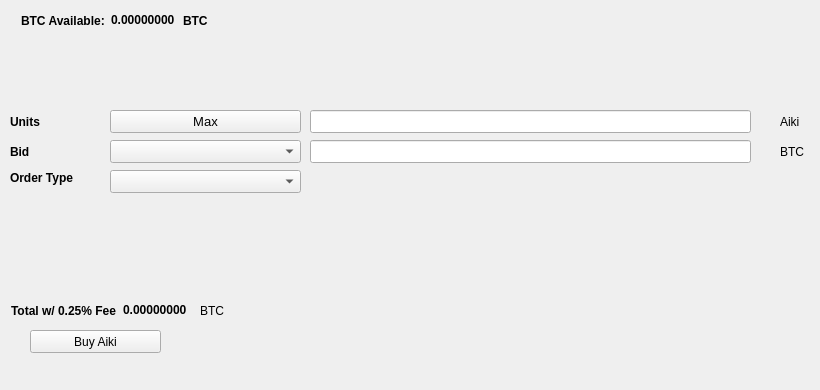
   <widget class="QWidget" name="BuyTab">
    <attribute name="title">
     <string>Buy</string>
    </attribute>
    <widget class="QPushButton" name="BuyAiki">
     <property name="geometry">
      <rect>
       <x>30</x>
       <y>330</y>
       <width>131</width>
       <height>23</height>
      </rect>
     </property>
     <property name="text">
      <string>Buy Aiki</string>
     </property>
     <property name="icon">
      <iconset resource="../aiki.qrc">
       <normaloff>:/icons/bitcoin</normaloff>:/icons/bitcoin</iconset>
     </property>
    </widget>
    <widget class="QLabel" name="label_3">
     <property name="geometry">
      <rect>
       <x>10</x>
       <y>110</y>
       <width>46</width>
       <height>23</height>
      </rect>
     </property>
     <property name="font">
      <font>
       <weight>75</weight>
       <bold>true</bold>
      </font>
     </property>
     <property name="text">
      <string>Units</string>
     </property>
    </widget>
    <widget class="QLineEdit" name="UnitsInput">
     <property name="geometry">
      <rect>
       <x>310</x>
       <y>110</y>
       <width>441</width>
       <height>23</height>
      </rect>
     </property>
     <property name="font">
      <font>
       <pointsize>9</pointsize>
       <weight>75</weight>
       <bold>true</bold>
      </font>
     </property>
    </widget>
    <widget class="QLineEdit" name="BuyBidPriceEdit">
     <property name="geometry">
      <rect>
       <x>310</x>
       <y>140</y>
       <width>441</width>
       <height>23</height>
      </rect>
     </property>
     <property name="font">
      <font>
       <pointsize>9</pointsize>
       <weight>75</weight>
       <bold>true</bold>
      </font>
     </property>
    </widget>
    <widget class="QLabel" name="label_4">
     <property name="geometry">
      <rect>
       <x>780</x>
       <y>110</y>
       <width>31</width>
       <height>23</height>
      </rect>
     </property>
     <property name="text">
      <string>Aiki</string>
     </property>
    </widget>
    <widget class="QLabel" name="label_5">
     <property name="geometry">
      <rect>
       <x>780</x>
       <y>140</y>
       <width>31</width>
       <height>23</height>
      </rect>
     </property>
     <property name="text">
      <string>BTC</string>
     </property>
    </widget>
    <widget class="QLabel" name="label_6">
     <property name="geometry">
      <rect>
       <x>10</x>
       <y>140</y>
       <width>46</width>
       <height>23</height>
      </rect>
     </property>
     <property name="font">
      <font>
       <weight>75</weight>
       <bold>true</bold>
      </font>
     </property>
     <property name="text">
      <string>Bid</string>
     </property>
    </widget>
    <widget class="QLabel" name="label_7">
     <property name="geometry">
      <rect>
       <x>10</x>
       <y>170</y>
       <width>91</width>
       <height>16</height>
      </rect>
     </property>
     <property name="font">
      <font>
       <weight>75</weight>
       <bold>true</bold>
      </font>
     </property>
     <property name="text">
      <string>Order Type</string>
     </property>
    </widget>
    <widget class="QPushButton" name="Buy_Max_Amount">
     <property name="geometry">
      <rect>
       <x>110</x>
       <y>110</y>
       <width>191</width>
       <height>23</height>
      </rect>
     </property>
     <property name="font">
      <font>
       <pointsize>10</pointsize>
      </font>
     </property>
     <property name="text">
      <string>Max</string>
     </property>
    </widget>
    <widget class="QComboBox" name="BuyBidcomboBox">
     <property name="geometry">
      <rect>
       <x>110</x>
       <y>140</y>
       <width>191</width>
       <height>23</height>
      </rect>
     </property>
     <property name="font">
      <font>
       <pointsize>10</pointsize>
      </font>
     </property>
    </widget>
    <widget class="QComboBox" name="buyOrdertypeCombo">
     <property name="geometry">
      <rect>
       <x>110</x>
       <y>170</y>
       <width>191</width>
       <height>23</height>
      </rect>
     </property>
     <property name="font">
      <font>
       <pointsize>10</pointsize>
      </font>
     </property>
    </widget>
    <widget class="QWidget" name="layoutWidget1">
     <property name="geometry">
      <rect>
       <x>21</x>
       <y>11</y>
       <width>227</width>
       <height>19</height>
      </rect>
     </property>
     <layout class="QHBoxLayout" name="horizontalLayout_3">
      <item>
       <widget class="QLabel" name="label232">
        <property name="font">
         <font>
          <weight>75</weight>
          <bold>true</bold>
         </font>
        </property>
        <property name="text">
         <string>BTC Available:</string>
        </property>
       </widget>
      </item>
      <item>
       <widget class="QLabel" name="BtcAvailableLbl">
        <property name="palette">
         <palette>
          <active>
           <colorrole role="WindowText">
            <brush brushstyle="SolidPattern">
             <color alpha="255">
              <red>0</red>
              <green>0</green>
              <blue>0</blue>
             </color>
            </brush>
           </colorrole>
           <colorrole role="Button">
            <brush brushstyle="SolidPattern">
             <color alpha="255">
              <red>0</red>
              <green>170</green>
              <blue>0</blue>
             </color>
            </brush>
           </colorrole>
           <colorrole role="Light">
            <brush brushstyle="SolidPattern">
             <color alpha="255">
              <red>0</red>
              <green>255</green>
              <blue>0</blue>
             </color>
            </brush>
           </colorrole>
           <colorrole role="Midlight">
            <brush brushstyle="SolidPattern">
             <color alpha="255">
              <red>0</red>
              <green>212</green>
              <blue>0</blue>
             </color>
            </brush>
           </colorrole>
           <colorrole role="Dark">
            <brush brushstyle="SolidPattern">
             <color alpha="255">
              <red>0</red>
              <green>85</green>
              <blue>0</blue>
             </color>
            </brush>
           </colorrole>
           <colorrole role="Mid">
            <brush brushstyle="SolidPattern">
             <color alpha="255">
              <red>0</red>
              <green>113</green>
              <blue>0</blue>
             </color>
            </brush>
           </colorrole>
           <colorrole role="Text">
            <brush brushstyle="SolidPattern">
             <color alpha="255">
              <red>0</red>
              <green>170</green>
              <blue>0</blue>
             </color>
            </brush>
           </colorrole>
           <colorrole role="BrightText">
            <brush brushstyle="SolidPattern">
             <color alpha="255">
              <red>255</red>
              <green>255</green>
              <blue>255</blue>
             </color>
            </brush>
           </colorrole>
           <colorrole role="ButtonText">
            <brush brushstyle="SolidPattern">
             <color alpha="255">
              <red>0</red>
              <green>0</green>
              <blue>0</blue>
             </color>
            </brush>
           </colorrole>
           <colorrole role="Base">
            <brush brushstyle="SolidPattern">
             <color alpha="255">
              <red>255</red>
              <green>255</green>
              <blue>255</blue>
             </color>
            </brush>
           </colorrole>
           <colorrole role="Window">
            <brush brushstyle="SolidPattern">
             <color alpha="255">
              <red>0</red>
              <green>170</green>
              <blue>0</blue>
             </color>
            </brush>
           </colorrole>
           <colorrole role="Shadow">
            <brush brushstyle="SolidPattern">
             <color alpha="255">
              <red>0</red>
              <green>0</green>
              <blue>0</blue>
             </color>
            </brush>
           </colorrole>
           <colorrole role="AlternateBase">
            <brush brushstyle="SolidPattern">
             <color alpha="255">
              <red>127</red>
              <green>212</green>
              <blue>127</blue>
             </color>
            </brush>
           </colorrole>
           <colorrole role="ToolTipBase">
            <brush brushstyle="SolidPattern">
             <color alpha="255">
              <red>255</red>
              <green>255</green>
              <blue>220</blue>
             </color>
            </brush>
           </colorrole>
           <colorrole role="ToolTipText">
            <brush brushstyle="SolidPattern">
             <color alpha="255">
              <red>0</red>
              <green>0</green>
              <blue>0</blue>
             </color>
            </brush>
           </colorrole>
          </active>
          <inactive>
           <colorrole role="WindowText">
            <brush brushstyle="SolidPattern">
             <color alpha="255">
              <red>0</red>
              <green>0</green>
              <blue>0</blue>
             </color>
            </brush>
           </colorrole>
           <colorrole role="Button">
            <brush brushstyle="SolidPattern">
             <color alpha="255">
              <red>0</red>
              <green>170</green>
              <blue>0</blue>
             </color>
            </brush>
           </colorrole>
           <colorrole role="Light">
            <brush brushstyle="SolidPattern">
             <color alpha="255">
              <red>0</red>
              <green>255</green>
              <blue>0</blue>
             </color>
            </brush>
           </colorrole>
           <colorrole role="Midlight">
            <brush brushstyle="SolidPattern">
             <color alpha="255">
              <red>0</red>
              <green>212</green>
              <blue>0</blue>
             </color>
            </brush>
           </colorrole>
           <colorrole role="Dark">
            <brush brushstyle="SolidPattern">
             <color alpha="255">
              <red>0</red>
              <green>85</green>
              <blue>0</blue>
             </color>
            </brush>
           </colorrole>
           <colorrole role="Mid">
            <brush brushstyle="SolidPattern">
             <color alpha="255">
              <red>0</red>
              <green>113</green>
              <blue>0</blue>
             </color>
            </brush>
           </colorrole>
           <colorrole role="Text">
            <brush brushstyle="SolidPattern">
             <color alpha="255">
              <red>0</red>
              <green>170</green>
              <blue>0</blue>
             </color>
            </brush>
           </colorrole>
           <colorrole role="BrightText">
            <brush brushstyle="SolidPattern">
             <color alpha="255">
              <red>255</red>
              <green>255</green>
              <blue>255</blue>
             </color>
            </brush>
           </colorrole>
           <colorrole role="ButtonText">
            <brush brushstyle="SolidPattern">
             <color alpha="255">
              <red>0</red>
              <green>0</green>
              <blue>0</blue>
             </color>
            </brush>
           </colorrole>
           <colorrole role="Base">
            <brush brushstyle="SolidPattern">
             <color alpha="255">
              <red>255</red>
              <green>255</green>
              <blue>255</blue>
             </color>
            </brush>
           </colorrole>
           <colorrole role="Window">
            <brush brushstyle="SolidPattern">
             <color alpha="255">
              <red>0</red>
              <green>170</green>
              <blue>0</blue>
             </color>
            </brush>
           </colorrole>
           <colorrole role="Shadow">
            <brush brushstyle="SolidPattern">
             <color alpha="255">
              <red>0</red>
              <green>0</green>
              <blue>0</blue>
             </color>
            </brush>
           </colorrole>
           <colorrole role="AlternateBase">
            <brush brushstyle="SolidPattern">
             <color alpha="255">
              <red>127</red>
              <green>212</green>
              <blue>127</blue>
             </color>
            </brush>
           </colorrole>
           <colorrole role="ToolTipBase">
            <brush brushstyle="SolidPattern">
             <color alpha="255">
              <red>255</red>
              <green>255</green>
              <blue>220</blue>
             </color>
            </brush>
           </colorrole>
           <colorrole role="ToolTipText">
            <brush brushstyle="SolidPattern">
             <color alpha="255">
              <red>0</red>
              <green>0</green>
              <blue>0</blue>
             </color>
            </brush>
           </colorrole>
          </inactive>
          <disabled>
           <colorrole role="WindowText">
            <brush brushstyle="SolidPattern">
             <color alpha="255">
              <red>0</red>
              <green>85</green>
              <blue>0</blue>
             </color>
            </brush>
           </colorrole>
           <colorrole role="Button">
            <brush brushstyle="SolidPattern">
             <color alpha="255">
              <red>0</red>
              <green>170</green>
              <blue>0</blue>
             </color>
            </brush>
           </colorrole>
           <colorrole role="Light">
            <brush brushstyle="SolidPattern">
             <color alpha="255">
              <red>0</red>
              <green>255</green>
              <blue>0</blue>
             </color>
            </brush>
           </colorrole>
           <colorrole role="Midlight">
            <brush brushstyle="SolidPattern">
             <color alpha="255">
              <red>0</red>
              <green>212</green>
              <blue>0</blue>
             </color>
            </brush>
           </colorrole>
           <colorrole role="Dark">
            <brush brushstyle="SolidPattern">
             <color alpha="255">
              <red>0</red>
              <green>85</green>
              <blue>0</blue>
             </color>
            </brush>
           </colorrole>
           <colorrole role="Mid">
            <brush brushstyle="SolidPattern">
             <color alpha="255">
              <red>0</red>
              <green>113</green>
              <blue>0</blue>
             </color>
            </brush>
           </colorrole>
           <colorrole role="Text">
            <brush brushstyle="SolidPattern">
             <color alpha="255">
              <red>0</red>
              <green>85</green>
              <blue>0</blue>
             </color>
            </brush>
           </colorrole>
           <colorrole role="BrightText">
            <brush brushstyle="SolidPattern">
             <color alpha="255">
              <red>255</red>
              <green>255</green>
              <blue>255</blue>
             </color>
            </brush>
           </colorrole>
           <colorrole role="ButtonText">
            <brush brushstyle="SolidPattern">
             <color alpha="255">
              <red>0</red>
              <green>85</green>
              <blue>0</blue>
             </color>
            </brush>
           </colorrole>
           <colorrole role="Base">
            <brush brushstyle="SolidPattern">
             <color alpha="255">
              <red>0</red>
              <green>170</green>
              <blue>0</blue>
             </color>
            </brush>
           </colorrole>
           <colorrole role="Window">
            <brush brushstyle="SolidPattern">
             <color alpha="255">
              <red>0</red>
              <green>170</green>
              <blue>0</blue>
             </color>
            </brush>
           </colorrole>
           <colorrole role="Shadow">
            <brush brushstyle="SolidPattern">
             <color alpha="255">
              <red>0</red>
              <green>0</green>
              <blue>0</blue>
             </color>
            </brush>
           </colorrole>
           <colorrole role="AlternateBase">
            <brush brushstyle="SolidPattern">
             <color alpha="255">
              <red>0</red>
              <green>170</green>
              <blue>0</blue>
             </color>
            </brush>
           </colorrole>
           <colorrole role="ToolTipBase">
            <brush brushstyle="SolidPattern">
             <color alpha="255">
              <red>255</red>
              <green>255</green>
              <blue>220</blue>
             </color>
            </brush>
           </colorrole>
           <colorrole role="ToolTipText">
            <brush brushstyle="SolidPattern">
             <color alpha="255">
              <red>0</red>
              <green>0</green>
              <blue>0</blue>
             </color>
            </brush>
           </colorrole>
          </disabled>
         </palette>
        </property>
        <property name="font">
         <font>
          <weight>75</weight>
          <bold>true</bold>
         </font>
        </property>
        <property name="text">
         <string>0.00000000</string>
        </property>
        <property name="textInteractionFlags">
         <set>Qt::LinksAccessibleByMouse|Qt::TextSelectableByKeyboard|Qt::TextSelectableByMouse</set>
        </property>
       </widget>
      </item>
      <item>
       <widget class="QLabel" name="BtcAvailableLbl_2">
        <property name="font">
         <font>
          <weight>75</weight>
          <bold>true</bold>
         </font>
        </property>
        <property name="text">
         <string>BTC</string>
        </property>
       </widget>
      </item>
     </layout>
    </widget>
    <widget class="QWidget" name="layoutWidge2">
     <property name="geometry">
      <rect>
       <x>11</x>
       <y>301</y>
       <width>259</width>
       <height>19</height>
      </rect>
     </property>
     <layout class="QHBoxLayout" name="horizontalLayout_4">
      <item>
       <widget class="QLabel" name="label_9">
        <property name="font">
         <font>
          <weight>75</weight>
          <bold>true</bold>
         </font>
        </property>
        <property name="text">
         <string>Total w/ 0.25% Fee</string>
        </property>
       </widget>
      </item>
      <item>
       <widget class="QLabel" name="BuyCostLabel">
        <property name="palette">
         <palette>
          <active>
           <colorrole role="WindowText">
            <brush brushstyle="SolidPattern">
             <color alpha="255">
              <red>0</red>
              <green>0</green>
              <blue>0</blue>
             </color>
            </brush>
           </colorrole>
           <colorrole role="Button">
            <brush brushstyle="SolidPattern">
             <color alpha="255">
              <red>0</red>
              <green>170</green>
              <blue>0</blue>
             </color>
            </brush>
           </colorrole>
           <colorrole role="Light">
            <brush brushstyle="SolidPattern">
             <color alpha="255">
              <red>0</red>
              <green>255</green>
              <blue>0</blue>
             </color>
            </brush>
           </colorrole>
           <colorrole role="Midlight">
            <brush brushstyle="SolidPattern">
             <color alpha="255">
              <red>0</red>
              <green>212</green>
              <blue>0</blue>
             </color>
            </brush>
           </colorrole>
           <colorrole role="Dark">
            <brush brushstyle="SolidPattern">
             <color alpha="255">
              <red>0</red>
              <green>85</green>
              <blue>0</blue>
             </color>
            </brush>
           </colorrole>
           <colorrole role="Mid">
            <brush brushstyle="SolidPattern">
             <color alpha="255">
              <red>0</red>
              <green>113</green>
              <blue>0</blue>
             </color>
            </brush>
           </colorrole>
           <colorrole role="Text">
            <brush brushstyle="SolidPattern">
             <color alpha="255">
              <red>0</red>
              <green>170</green>
              <blue>0</blue>
             </color>
            </brush>
           </colorrole>
           <colorrole role="BrightText">
            <brush brushstyle="SolidPattern">
             <color alpha="255">
              <red>255</red>
              <green>255</green>
              <blue>255</blue>
             </color>
            </brush>
           </colorrole>
           <colorrole role="ButtonText">
            <brush brushstyle="SolidPattern">
             <color alpha="255">
              <red>0</red>
              <green>0</green>
              <blue>0</blue>
             </color>
            </brush>
           </colorrole>
           <colorrole role="Base">
            <brush brushstyle="SolidPattern">
             <color alpha="255">
              <red>255</red>
              <green>255</green>
              <blue>255</blue>
             </color>
            </brush>
           </colorrole>
           <colorrole role="Window">
            <brush brushstyle="SolidPattern">
             <color alpha="255">
              <red>0</red>
              <green>170</green>
              <blue>0</blue>
             </color>
            </brush>
           </colorrole>
           <colorrole role="Shadow">
            <brush brushstyle="SolidPattern">
             <color alpha="255">
              <red>0</red>
              <green>0</green>
              <blue>0</blue>
             </color>
            </brush>
           </colorrole>
           <colorrole role="AlternateBase">
            <brush brushstyle="SolidPattern">
             <color alpha="255">
              <red>127</red>
              <green>212</green>
              <blue>127</blue>
             </color>
            </brush>
           </colorrole>
           <colorrole role="ToolTipBase">
            <brush brushstyle="SolidPattern">
             <color alpha="255">
              <red>255</red>
              <green>255</green>
              <blue>220</blue>
             </color>
            </brush>
           </colorrole>
           <colorrole role="ToolTipText">
            <brush brushstyle="SolidPattern">
             <color alpha="255">
              <red>0</red>
              <green>0</green>
              <blue>0</blue>
             </color>
            </brush>
           </colorrole>
          </active>
          <inactive>
           <colorrole role="WindowText">
            <brush brushstyle="SolidPattern">
             <color alpha="255">
              <red>0</red>
              <green>0</green>
              <blue>0</blue>
             </color>
            </brush>
           </colorrole>
           <colorrole role="Button">
            <brush brushstyle="SolidPattern">
             <color alpha="255">
              <red>0</red>
              <green>170</green>
              <blue>0</blue>
             </color>
            </brush>
           </colorrole>
           <colorrole role="Light">
            <brush brushstyle="SolidPattern">
             <color alpha="255">
              <red>0</red>
              <green>255</green>
              <blue>0</blue>
             </color>
            </brush>
           </colorrole>
           <colorrole role="Midlight">
            <brush brushstyle="SolidPattern">
             <color alpha="255">
              <red>0</red>
              <green>212</green>
              <blue>0</blue>
             </color>
            </brush>
           </colorrole>
           <colorrole role="Dark">
            <brush brushstyle="SolidPattern">
             <color alpha="255">
              <red>0</red>
              <green>85</green>
              <blue>0</blue>
             </color>
            </brush>
           </colorrole>
           <colorrole role="Mid">
            <brush brushstyle="SolidPattern">
             <color alpha="255">
              <red>0</red>
              <green>113</green>
              <blue>0</blue>
             </color>
            </brush>
           </colorrole>
           <colorrole role="Text">
            <brush brushstyle="SolidPattern">
             <color alpha="255">
              <red>0</red>
              <green>170</green>
              <blue>0</blue>
             </color>
            </brush>
           </colorrole>
           <colorrole role="BrightText">
            <brush brushstyle="SolidPattern">
             <color alpha="255">
              <red>255</red>
              <green>255</green>
              <blue>255</blue>
             </color>
            </brush>
           </colorrole>
           <colorrole role="ButtonText">
            <brush brushstyle="SolidPattern">
             <color alpha="255">
              <red>0</red>
              <green>0</green>
              <blue>0</blue>
             </color>
            </brush>
           </colorrole>
           <colorrole role="Base">
            <brush brushstyle="SolidPattern">
             <color alpha="255">
              <red>255</red>
              <green>255</green>
              <blue>255</blue>
             </color>
            </brush>
           </colorrole>
           <colorrole role="Window">
            <brush brushstyle="SolidPattern">
             <color alpha="255">
              <red>0</red>
              <green>170</green>
              <blue>0</blue>
             </color>
            </brush>
           </colorrole>
           <colorrole role="Shadow">
            <brush brushstyle="SolidPattern">
             <color alpha="255">
              <red>0</red>
              <green>0</green>
              <blue>0</blue>
             </color>
            </brush>
           </colorrole>
           <colorrole role="AlternateBase">
            <brush brushstyle="SolidPattern">
             <color alpha="255">
              <red>127</red>
              <green>212</green>
              <blue>127</blue>
             </color>
            </brush>
           </colorrole>
           <colorrole role="ToolTipBase">
            <brush brushstyle="SolidPattern">
             <color alpha="255">
              <red>255</red>
              <green>255</green>
              <blue>220</blue>
             </color>
            </brush>
           </colorrole>
           <colorrole role="ToolTipText">
            <brush brushstyle="SolidPattern">
             <color alpha="255">
              <red>0</red>
              <green>0</green>
              <blue>0</blue>
             </color>
            </brush>
           </colorrole>
          </inactive>
          <disabled>
           <colorrole role="WindowText">
            <brush brushstyle="SolidPattern">
             <color alpha="255">
              <red>0</red>
              <green>85</green>
              <blue>0</blue>
             </color>
            </brush>
           </colorrole>
           <colorrole role="Button">
            <brush brushstyle="SolidPattern">
             <color alpha="255">
              <red>0</red>
              <green>170</green>
              <blue>0</blue>
             </color>
            </brush>
           </colorrole>
           <colorrole role="Light">
            <brush brushstyle="SolidPattern">
             <color alpha="255">
              <red>0</red>
              <green>255</green>
              <blue>0</blue>
             </color>
            </brush>
           </colorrole>
           <colorrole role="Midlight">
            <brush brushstyle="SolidPattern">
             <color alpha="255">
              <red>0</red>
              <green>212</green>
              <blue>0</blue>
             </color>
            </brush>
           </colorrole>
           <colorrole role="Dark">
            <brush brushstyle="SolidPattern">
             <color alpha="255">
              <red>0</red>
              <green>85</green>
              <blue>0</blue>
             </color>
            </brush>
           </colorrole>
           <colorrole role="Mid">
            <brush brushstyle="SolidPattern">
             <color alpha="255">
              <red>0</red>
              <green>113</green>
              <blue>0</blue>
             </color>
            </brush>
           </colorrole>
           <colorrole role="Text">
            <brush brushstyle="SolidPattern">
             <color alpha="255">
              <red>0</red>
              <green>85</green>
              <blue>0</blue>
             </color>
            </brush>
           </colorrole>
           <colorrole role="BrightText">
            <brush brushstyle="SolidPattern">
             <color alpha="255">
              <red>255</red>
              <green>255</green>
              <blue>255</blue>
             </color>
            </brush>
           </colorrole>
           <colorrole role="ButtonText">
            <brush brushstyle="SolidPattern">
             <color alpha="255">
              <red>0</red>
              <green>85</green>
              <blue>0</blue>
             </color>
            </brush>
           </colorrole>
           <colorrole role="Base">
            <brush brushstyle="SolidPattern">
             <color alpha="255">
              <red>0</red>
              <green>170</green>
              <blue>0</blue>
             </color>
            </brush>
           </colorrole>
           <colorrole role="Window">
            <brush brushstyle="SolidPattern">
             <color alpha="255">
              <red>0</red>
              <green>170</green>
              <blue>0</blue>
             </color>
            </brush>
           </colorrole>
           <colorrole role="Shadow">
            <brush brushstyle="SolidPattern">
             <color alpha="255">
              <red>0</red>
              <green>0</green>
              <blue>0</blue>
             </color>
            </brush>
           </colorrole>
           <colorrole role="AlternateBase">
            <brush brushstyle="SolidPattern">
             <color alpha="255">
              <red>0</red>
              <green>170</green>
              <blue>0</blue>
             </color>
            </brush>
           </colorrole>
           <colorrole role="ToolTipBase">
            <brush brushstyle="SolidPattern">
             <color alpha="255">
              <red>255</red>
              <green>255</green>
              <blue>220</blue>
             </color>
            </brush>
           </colorrole>
           <colorrole role="ToolTipText">
            <brush brushstyle="SolidPattern">
             <color alpha="255">
              <red>0</red>
              <green>0</green>
              <blue>0</blue>
             </color>
            </brush>
           </colorrole>
          </disabled>
         </palette>
        </property>
        <property name="font">
         <font>
          <weight>75</weight>
          <bold>true</bold>
         </font>
        </property>
        <property name="autoFillBackground">
         <bool>false</bool>
        </property>
        <property name="text">
         <string>0.00000000</string>
        </property>
        <property name="textInteractionFlags">
         <set>Qt::LinksAccessibleByMouse|Qt::TextSelectableByMouse</set>
        </property>
       </widget>
      </item>
      <item>
       <widget class="QLabel" name="label_10">
        <property name="font">
         <font>
          <weight>50</weight>
          <bold>false</bold>
         </font>
        </property>
        <property name="text">
         <string>BTC</string>
        </property>
       </widget>
      </item>
     </layout>
    </widget>
    <widget class="QLabel" name="label_24">
     <property name="geometry">
      <rect>
       <x>460</x>
       <y>300</y>
       <width>281</width>
       <height>81</height>
      </rect>
     </property>
     <property name="text">
      <string/>
     </property>
     <property name="pixmap">
      <pixmap>:/images/bittrex</pixmap>
     </property>
    </widget>
   </widget>
